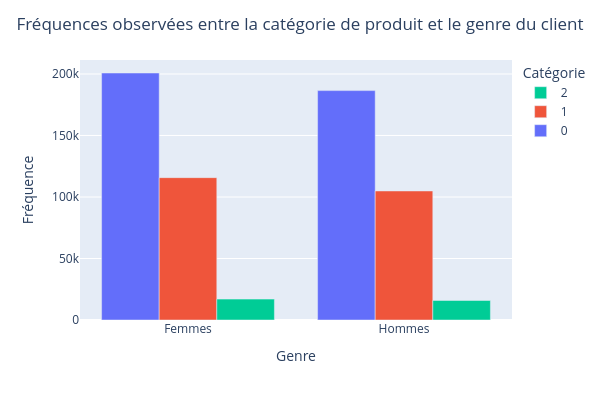

Notebook source saved alongside this figure:
### Code cell
fig = px.bar(
    contingency_table_unpivot, x="sex", y="frequency", color="categ", barmode="group",
    labels={"sex":"Genre","categ":"Catégorie","frequency":"Fréquence"},
    width=600, height=400,
)
fig.update_layout(
    title="Fréquences observées entre la catégorie de produit et le genre du client",
    title_x=0.5,
    legend_traceorder="reversed",
)
fig.show()

### Figure 1 — Plotly figure (JSON) as saved in the notebook; plotly's stock layout.template omitted (floating-point values rounded to 4 significant figures)
{"data": [{"alignmentgroup": "True", "hovertemplate": "Catégorie=0<br>Genre=%{x}<br>Fréquence=%{y}<extra></extra>", "legendgroup": "0", "marker": {"color": "#636efa", "pattern": {"shape": ""}}, "name": "0", "offsetgroup": "0", "orientation": "v", "showlegend": true, "textposition": "auto", "type": "bar", "x": ["Femmes", "Hommes"], "xaxis": "x", "y": [200793, 186488], "yaxis": "y"}, {"alignmentgroup": "True", "hovertemplate": "Catégorie=1<br>Genre=%{x}<br>Fréquence=%{y}<extra></extra>", "legendgroup": "1", "marker": {"color": "#EF553B", "pattern": {"shape": ""}}, "name": "1", "offsetgroup": "1", "orientation": "v", "showlegend": true, "textposition": "auto", "type": "bar", "x": ["Femmes", "Hommes"], "xaxis": "x", "y": [115721, 104884], "yaxis": "y"}, {"alignmentgroup": "True", "hovertemplate": "Catégorie=2<br>Genre=%{x}<br>Fréquence=%{y}<extra></extra>", "legendgroup": "2", "marker": {"color": "#00cc96", "pattern": {"shape": ""}}, "name": "2", "offsetgroup": "2", "orientation": "v", "showlegend": true, "textposition": "auto", "type": "bar", "x": ["Femmes", "Hommes"], "xaxis": "x", "y": [16980, 15868], "yaxis": "y"}], "layout": {"barmode": "group", "height": 400, "legend": {"title": {"text": "Catégorie"}, "tracegroupgap": 0, "traceorder": "reversed"}, "margin": {"t": 60}, "title": {"text": "Fréquences observées entre la catégorie de produit et le genre du client", "x": 0.5}, "width": 600, "xaxis": {"anchor": "y", "domain": [0, 1], "title": {"text": "Genre"}}, "yaxis": {"anchor": "x", "domain": [0, 1], "title": {"text": "Fréquence"}}}}
